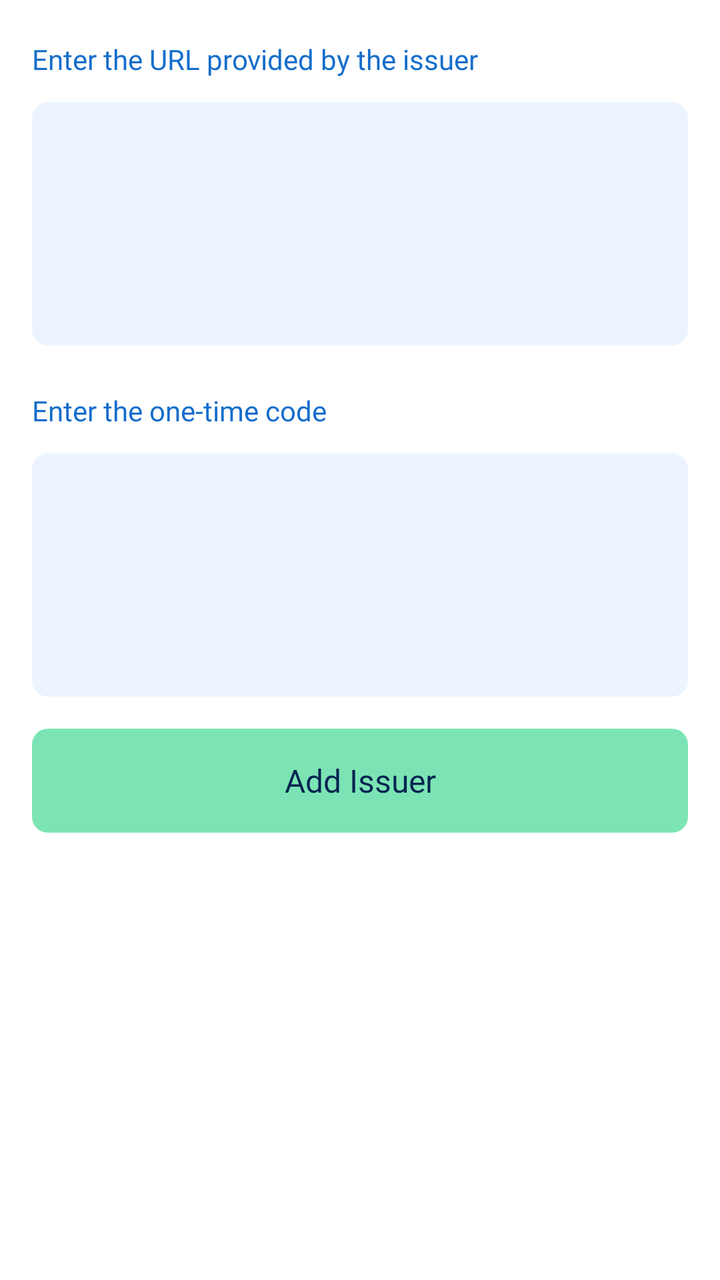
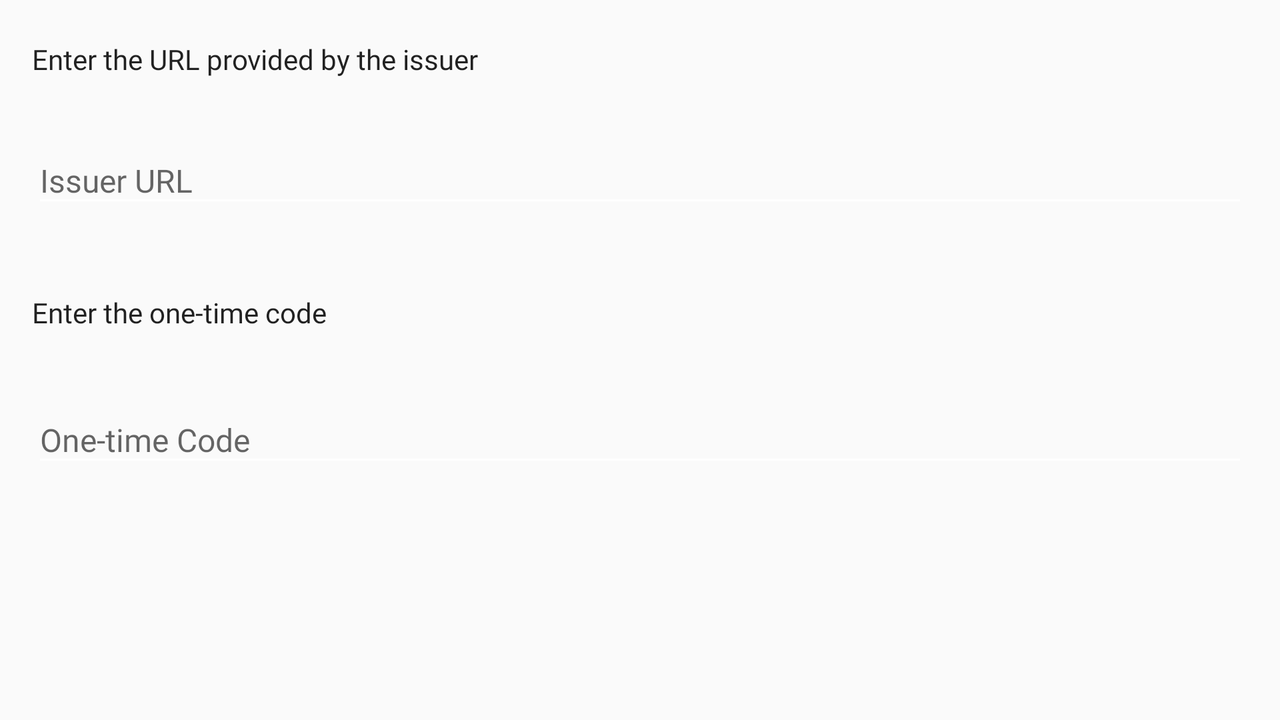

An Android layout and its configuration variant, each rendered on a device that would load it. The default file and the variant file are quoted in full after the pictures.
<!-- AndroidManifest.xml: application theme AppTheme -->
<!-- res/layout/fragment_add_issuer.xml -->
<?xml version="1.0" encoding="utf-8"?>
<layout
    xmlns:android="http://schemas.android.com/apk/res/android"
    xmlns:tools="http://schemas.android.com/tools">

    <ScrollView
        android:layout_width="match_parent"
        android:layout_height="match_parent"
        android:background="@color/white">

        <LinearLayout
            android:layout_width="match_parent"
            android:layout_height="wrap_content"
            android:orientation="vertical"
            android:paddingEnd="@dimen/fragment_add_issuer_linear_layout_padding_horizontal"
            android:paddingStart="@dimen/fragment_add_issuer_linear_layout_padding_horizontal"
            tools:context="com.learningmachine.android.app.ui.issuer.AddIssuerActivity">

            <TextView
                android:id="@+id/add_issuer_url_info_text_view"
                android:layout_width="wrap_content"
                android:layout_height="wrap_content"
                android:focusable="true"
                android:focusableInTouchMode="true"
                android:labelFor="@+id/add_issuer_url_edit_text"
                android:layout_marginTop="@dimen/fragment_add_issuer_linear_layout_top_padding"
                android:layout_marginBottom="12dp"
                android:text="@string/fragment_add_issuer_info_url_text"
                style="@style/Text.ListHeader"/>

            <EditText
                android:id="@+id/add_issuer_url_edit_text"
                style="@style/Text.Passphrase"
                android:layout_width="match_parent"
                android:layout_height="wrap_content"
                android:imeActionId="@integer/action_done"
                android:imeActionLabel="@string/ime_action_done"
                android:imeOptions="flagNoFullscreen|actionDone"
                android:inputType="textMultiLine"
                android:maxLines="1"
                android:gravity="top"
                android:padding="12dp"
                android:minHeight="108dp"
                android:singleLine="false"
                android:scrollHorizontally="false"
                android:lines="5"
                />

            <TextView
                android:id="@+id/add_issuer_nonce_text_view"
                android:layout_width="wrap_content"
                android:layout_height="wrap_content"
                android:layout_marginTop="@dimen/fragment_add_issuer_identity_textview_bottom_padding"
                android:layout_marginBottom="12dp"
                android:text="@string/fragment_add_issuer_identity_text"
                android:labelFor="@+id/add_issuer_nonce_edit_text"
                style="@style/Text.ListHeader"/>

            <EditText
                android:id="@+id/add_issuer_nonce_edit_text"
                style="@style/Text.Passphrase"
                android:layout_width="match_parent"
                android:layout_height="wrap_content"
                android:imeActionId="@integer/action_done"
                android:imeActionLabel="@string/ime_action_done"
                android:imeOptions="flagNoFullscreen|actionDone"
                android:inputType="textMultiLine"
                android:maxLines="1"
                android:gravity="top"
                android:padding="12dp"
                android:minHeight="108dp"
                android:singleLine="false"
                android:scrollHorizontally="false"
                android:lines="5"
                />

            <Button
                android:id="@+id/import_button"
                style="@style/RoundedButton.Dark"
                android:layout_width="match_parent"
                android:layout_height="52dp"
                android:layout_marginTop="16dp"
                android:layout_marginBottom="16dp"
                android:text="@string/fragment_add_issuer_import_button" />

        </LinearLayout>

    </ScrollView>

</layout>
<!-- resources referenced by this layout -->
<resources>
  <color name="white">#ffffff</color>
  <dimen name="fragment_add_issuer_identity_textview_bottom_padding">23dp</dimen>
  <dimen name="fragment_add_issuer_linear_layout_padding_horizontal">16dp</dimen>
  <dimen name="fragment_add_issuer_linear_layout_top_padding">20dp</dimen>
  <integer name="action_done">100</integer>
  <string name="fragment_add_issuer_identity_text">Enter the one-time code</string>
  <string name="fragment_add_issuer_import_button">Add Issuer</string>
  <string name="fragment_add_issuer_info_url_text">Enter the URL provided by the issuer</string>
  <string name="ime_action_done">Done</string>
  <style name="RoundedButton.Dark">
          <item name="android:background">@drawable/rounded_button_background_dark</item>
          <item name="android:textColor">@color/button_text_color</item>
      </style>
  <style name="Text.ListHeader">
          <item name="android:textColor">@color/c5</item>
          <item name="android:fontFamily">@font/opensans_bold</item>
          <item name="android:textSize">14sp</item>
      </style>
  <style name="Text.Passphrase">
          <item name="android:textSize">16sp</item>
          <item name="android:textColor">@color/c3</item>
          <item name="android:fontFamily">@font/opensans_semibold</item>
          <item name="android:background">@drawable/rounded_passphrase_background</item>
      </style>
  <!-- drawable rounded_button_background_dark (drawable) -->
  <?xml version="1.0" encoding="utf-8"?>
  <selector xmlns:android="http://schemas.android.com/apk/res/android">
      <item android:drawable="@drawable/rounded_button_shape_dark_pressed" android:state_pressed="true"/>
      <item android:drawable="@drawable/rounded_button_shape_dark_disabled" android:state_enabled="false"/>
      <item android:drawable="@drawable/rounded_button_shape_dark_normal"/>
  </selector>
  <color name="c5">#156DCB</color>
  <color name="c3">#062451</color>
  <!-- drawable rounded_passphrase_background (drawable) -->
  <?xml version="1.0" encoding="utf-8"?>
  <shape xmlns:android="http://schemas.android.com/apk/res/android"
         android:shape="rectangle">
  
      <solid android:color="@color/c10"/>
  
      <corners android:radius="8dp" />
  
  </shape>
  <style name="BlueActionBar" parent="@style/Widget.AppCompat.Light.ActionBar.Solid.Inverse">
          <item name="android:background">@color/colorBlueActionBar</item>
  
          
          <item name="background">@color/colorBlueActionBar</item>
      </style>
  <color name="colorBackground">#062451</color>
  <color name="colorAccent">@color/black</color>
  <style name="LearningMachineTextView" parent="android:style/Widget.TextView">
          <item name="android:fontFamily">@font/opensans_semibold</item>
      </style>
  <!-- drawable rounded_button_shape_dark_pressed (drawable) -->
  <?xml version="1.0" encoding="utf-8"?>
  <shape xmlns:android="http://schemas.android.com/apk/res/android"
         android:shape="rectangle">
  
      <corners android:radius="8dp" />
  
      <solid
          android:color="@color/c4"/>
  
  </shape>
  <!-- drawable rounded_button_shape_dark_disabled (drawable) -->
  <?xml version="1.0" encoding="utf-8"?>
  <shape xmlns:android="http://schemas.android.com/apk/res/android"
      android:shape="rectangle">
  
      <corners android:radius="8dp" />
  
      <solid
          android:color="@color/c8"/>
  
  </shape>
  <!-- drawable rounded_button_shape_dark_normal (drawable) -->
  <?xml version="1.0" encoding="utf-8"?>
  <shape xmlns:android="http://schemas.android.com/apk/res/android"
         android:shape="rectangle">
  
      <solid android:color="@color/c14"/>
  
      <corners android:radius="8dp" />
  
  </shape>
  <color name="c10">#ECF5FE</color>
  <color name="colorBlueActionBar">@color/c3</color>
  <color name="black">#000000</color>
  <color name="c4">#2AB27B</color>
  <color name="c8">#E3E3E3</color>
  <color name="c14">#7CE4B4</color>
</resources>
<!-- res/layout-land/fragment_add_issuer.xml (the repository's variant of the layout above) -->
<!-- drawn on the phone turned sideways -->
<?xml version="1.0" encoding="utf-8"?>
<layout
    xmlns:android="http://schemas.android.com/apk/res/android"
    xmlns:app="http://schemas.android.com/apk/res-auto"
    xmlns:tools="http://schemas.android.com/tools">

    <LinearLayout
        android:layout_width="match_parent"
        android:layout_height="match_parent"
        android:focusableInTouchMode="true"
        android:orientation="vertical"
        android:paddingEnd="@dimen/fragment_add_issuer_linear_layout_padding_horizontal"
        android:paddingStart="@dimen/fragment_add_issuer_linear_layout_padding_horizontal"
        tools:context="com.learningmachine.android.app.ui.issuer.AddIssuerActivity">

        <TextView
            android:id="@+id/add_issuer_url_info_text_view"
            android:layout_width="wrap_content"
            android:layout_height="wrap_content"
            android:layout_marginBottom="@dimen/fragment_add_issuer_url_textview_bottom_padding"
            android:layout_marginTop="@dimen/fragment_add_issuer_linear_layout_top_padding"
            android:text="@string/fragment_add_issuer_info_url_text"
            style="@style/Material.Light.Body1"/>

        <android.support.design.widget.TextInputLayout
            android:layout_width="match_parent"
            android:layout_height="wrap_content">

            <EditText
                android:id="@+id/add_issuer_url_edit_text"
                android:layout_width="match_parent"
                android:layout_height="wrap_content"
                android:imeOptions="flagNoFullscreen"
                android:layout_marginBottom="@dimen/fragment_add_isser_url_edittext_bottom_padding"
                android:hint="@string/fragment_add_issuer_url"
                android:paddingRight="@dimen/fragment_add_isser_edittext_padding_right"
                style="@style/Material.Light.Subhead.Disabled"/>
        </android.support.design.widget.TextInputLayout>

        <TextView
            android:id="@+id/add_issuer_identity_text_view"
            android:layout_width="wrap_content"
            android:layout_height="wrap_content"
            android:layout_marginBottom="@dimen/fragment_add_issuer_identity_textview_bottom_padding"
            android:text="@string/fragment_add_issuer_identity_text"
            style="@style/Material.Light.Body1"/>

        <android.support.design.widget.TextInputLayout
            android:layout_width="match_parent"
            android:layout_height="wrap_content">

            <EditText
                android:id="@+id/add_issuer_identity_edit_text"
                android:layout_width="match_parent"
                android:layout_height="wrap_content"
                android:imeOptions="flagNoFullscreen"
                android:hint="@string/fragment_add_issuer_add_identity"
                android:paddingRight="@dimen/fragment_add_isser_edittext_padding_right"
                style="@style/Material.Light.Subhead.Disabled"/>

        </android.support.design.widget.TextInputLayout>


    </LinearLayout>

</layout>
<!-- resources referenced by the variant -->
<!-- as the phone turned sideways resolves them -->
<resources>
  <dimen name="fragment_add_isser_edittext_padding_right">3dp</dimen>
  <dimen name="fragment_add_isser_url_edittext_bottom_padding">38dp</dimen>
  <dimen name="fragment_add_issuer_identity_textview_bottom_padding">23dp</dimen>
  <dimen name="fragment_add_issuer_linear_layout_padding_horizontal">16dp</dimen>
  <dimen name="fragment_add_issuer_linear_layout_top_padding">20dp</dimen>
  <dimen name="fragment_add_issuer_url_textview_bottom_padding">20dp</dimen>
  <string name="fragment_add_issuer_add_identity">One-time Code</string>
  <string name="fragment_add_issuer_identity_text">Enter the one-time code</string>
  <string name="fragment_add_issuer_info_url_text">Enter the URL provided by the issuer</string>
  <string name="fragment_add_issuer_url">Issuer URL</string>
  <style name="Material.Light.Body1" parent="LearningMachineTextView">
          <item name="android:textSize">@dimen/material_light_body1_text_size</item>
          <item name="android:lineSpacingExtra">@dimen/material_light_body1_line_spacing_extra</item>
          <item name="android:textColor">@color/black_de</item>
      </style>
  <style name="Material.Light.Subhead.Disabled">
          <item name="android:textColor">@color/black_61</item>
      </style>
  <style name="AppTheme" parent="Theme.AppCompat.Light.DarkActionBar">
          <item name="actionBarStyle">@style/BlueActionBar</item>
          <item name="colorPrimary">@color/colorBackground</item>
          <item name="colorPrimaryDark">@color/white</item>
          <item name="colorAccent">@color/colorAccent</item>
          <item name="android:textViewStyle">@style/LearningMachineTextView</item>
          <item name="android:statusBarColor">@color/colorBackground</item>
          <item name="android:windowLightStatusBar">false</item>
          <item name="colorControlNormal">@color/white</item>
      </style>
  <style name="LearningMachineTextView" parent="android:style/Widget.TextView">
          <item name="android:fontFamily">@font/opensans_semibold</item>
      </style>
  <dimen name="material_light_body1_text_size">14sp</dimen>
  <dimen name="material_light_body1_line_spacing_extra">6sp</dimen>
  <color name="black_de">#de000000</color>
  <color name="black_61">#61000000</color>
  <style name="BlueActionBar" parent="@style/Widget.AppCompat.Light.ActionBar.Solid.Inverse">
          <item name="android:background">@color/colorBlueActionBar</item>
  
          
          <item name="background">@color/colorBlueActionBar</item>
      </style>
  <color name="colorBackground">#062451</color>
  <color name="white">#ffffff</color>
  <color name="colorAccent">@color/black</color>
  <color name="colorBlueActionBar">@color/c3</color>
  <color name="black">#000000</color>
  <color name="c3">#062451</color>
</resources>
